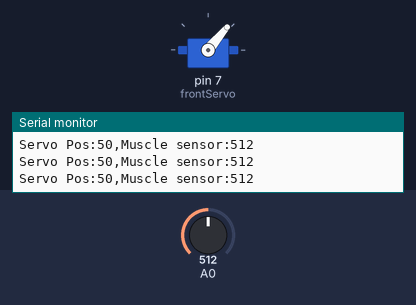
This sketch was run on a simulated Arduino Uno, built with avr-gcc and run on an emulated ATmega328P. Parts: servo, the last lines printed to the serial monitor. Inputs (shaded band) come from the test bench; at power-on: A0 = 512.

Above: at 1.2 s.
1.3 s: A0 set to 610
At 1.6 s:
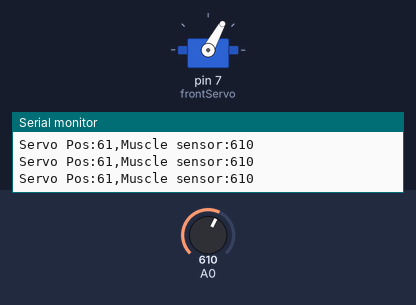
2.8 s: A0 set to 1023
At 3.5 s:
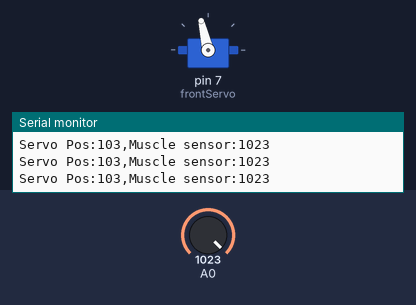
4.3 s: A0 set to 11
At 4.9 s:
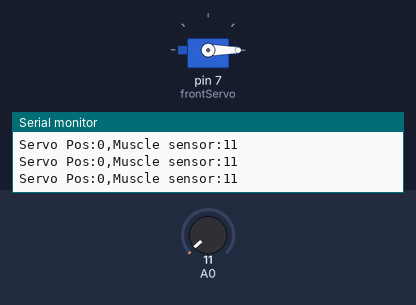
5.8 s: A0 set to 8
7.3 s: A0 set to 306
At 7.9 s:
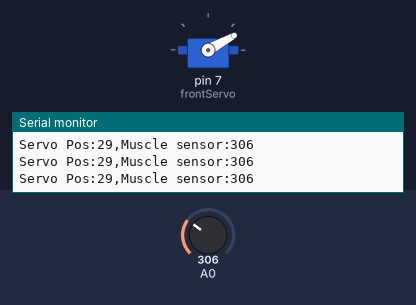
8.8 s: A0 set to 511
At 9.8 s:
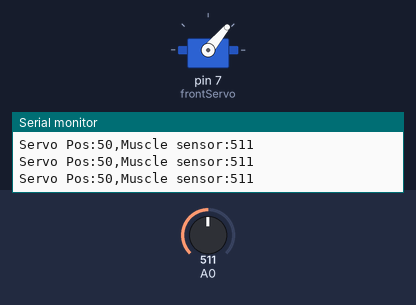
Timing chart, 0 to 11.3 s (numbered marks = the images above; inputs shaded):
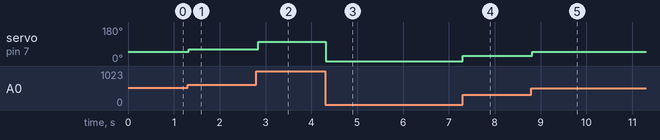

The sketch:

Main_Light.ino
```cpp
#include <Servo.h>
Servo frontServo;
int servoPos;
int muscleSensorOutput;
int MIN_MUSCLE_SENSOR_OUTPUT = 20;
int MAX_MUSCLE_SENSOR_OUTPUT = 600;
int MIN_SERVO_TICKS = 0;
int SERVO_MAXIMUM_MOVEMENT_LIMIT = 60;

void setup() {
  frontServo.attach(7);
  frontServo.write(20);
  Serial.begin(9600);
}

void loop() {
  // put your main code here, to run repeatedly:
  muscleSensorOutput = analogRead(A0);
  servoPos = map(muscleSensorOutput,MIN_MUSCLE_SENSOR_OUTPUT,MAX_MUSCLE_SENSOR_OUTPUT,MIN_SERVO_TICKS,SERVO_MAXIMUM_MOVEMENT_LIMIT);

  Serial.print("Servo Pos:");
  Serial.print(servoPos);
  Serial.print(",");
  Serial.print("Muscle sensor:");
  Serial.println(muscleSensorOutput);

  frontServo.write(servoPos);
  delay(50);
}
```

Measured:
- after the input at 1.3 s, servo on pin 7 (frontServo): 50° → 61° at once
- after the input at 2.8 s, servo on pin 7 (frontServo): 61° → 103° at once
- after the input at 4.3 s, servo on pin 7 (frontServo): 103° → 0° at once
- after the input at 7.3 s, servo on pin 7 (frontServo): 0° → 29° at once
- after the input at 8.8 s, servo on pin 7 (frontServo): 29° → 50° at once
